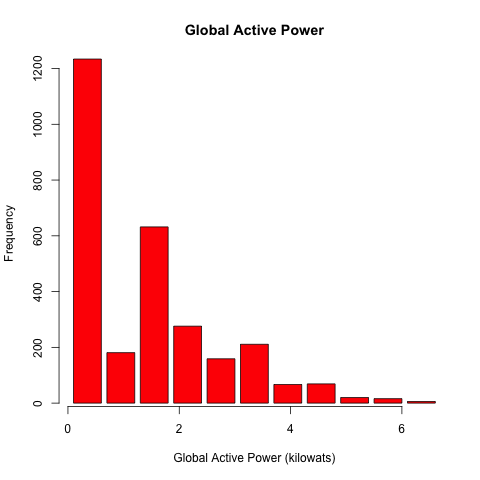

Source code (R):
source("setup.R")
#Plot 1
png("plot1.png")
freq <- table(unlist(range$group))
barplot(freq[2:12], col="red", xaxt="n", xlab="Global Active Power (kilowats)", 
        ylab="Frequency")#start at two to remove NAs, which are counted as zero
axis(1, at=c(0,4,8,12) , labels=c(0 , 2, 4, 6))
title(main="Global Active Power")
dev.off()
